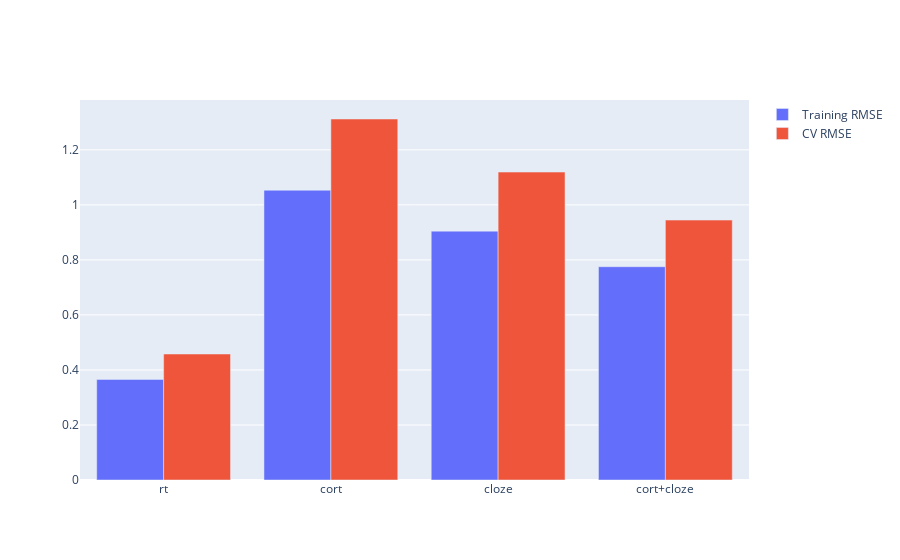

This figure's notebook cell:
### Code cell
# run models

# NOTE:
# model functions have been saved in modeling.py and the high-level model routine has been saved in run_models.py
# to modify the models, go to get_model_features in modelling.py and hardcode in new model features

fig, models = run_models.run(dataframe=df,
              model_names=['rt','cort', 'cloze','cort+cloze'])

#'cort', 'cloze','cort+cloze

fig
#getting stats from?
